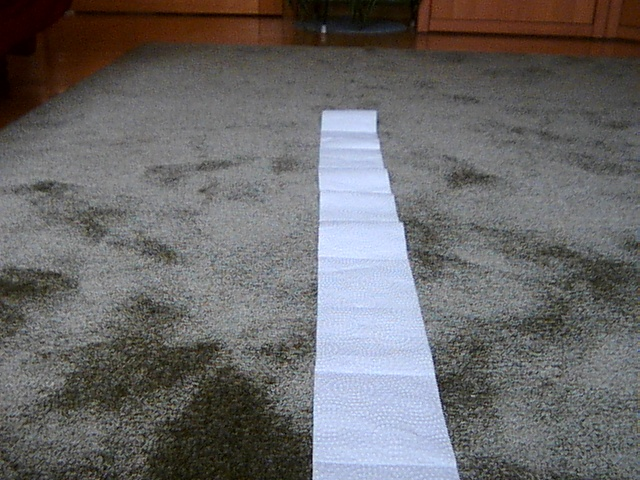
#> input picture Line_detection_testing/imag.jpg, 640 x 480 px
$ python testDiffMethods.py   (older library calls are emulated)
#> lines starting #> are read from the running program, lines starting #| are printed output that depends on the picture; after the words box and inside, x2 and y2 are one past the last pixel; in counts of white or black regions, pixels touching at a corner belong together
import cv2
import numpy as np

image1 = cv2.imread('imag.jpg')
#> image1 is the input picture: shape (480, 640, 3); mean B, G, R 105.7, 105, 106.4

img = cv2.cvtColor(image1, cv2.COLOR_BGR2GRAY)
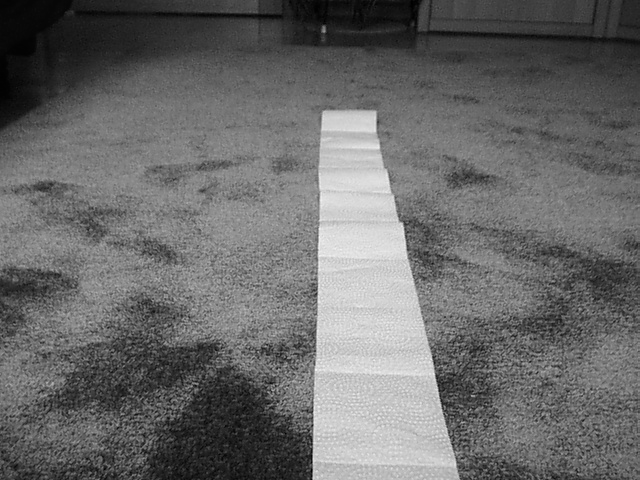
#> img: shape (480, 640); min 0, max 247, mean 105.5
cv2.imshow('1',img)

img2 = cv2.blur(img, (3, 3),)
cv2.imshow('2',img2)

ret, thresh1 = cv2.threshold(img2, 120, 255, cv2.THRESH_TOZERO)
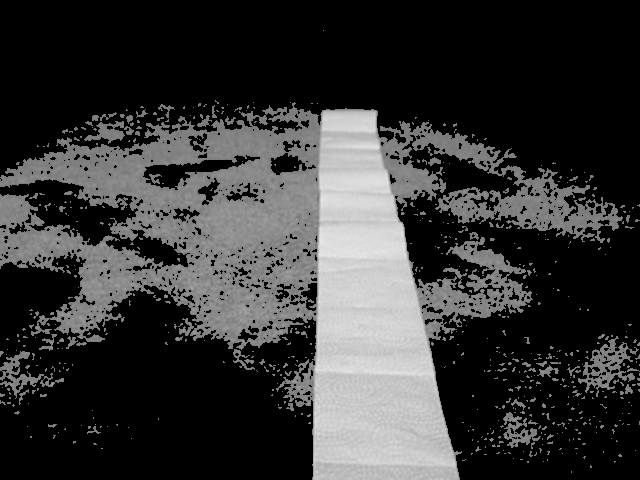
#> thresh1: shape (480, 640); min 0, max 231, mean 53.2
cv2.imshow('thresh1',thresh1)

ret, thresh11 = cv2.threshold(thresh1, 190, 255, cv2.THRESH_BINARY)
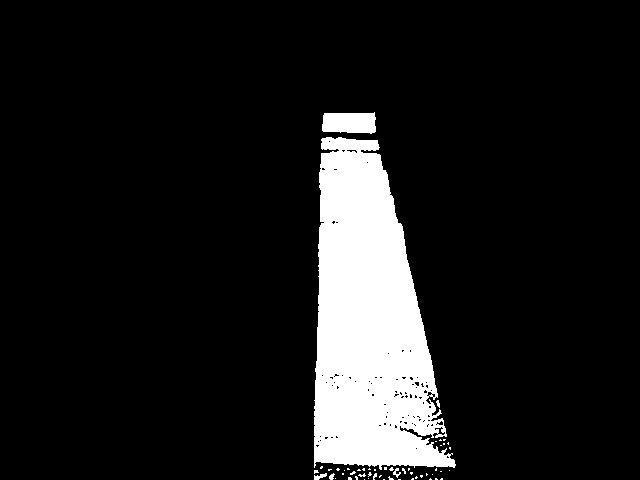
#> thresh11: shape (480, 640); 10.7% white; 53 white regions (47 under 20 px), largest, box (x1, y1, x2, y2) and area: (314, 137, 456, 470) 31546, (322, 112, 376, 134) 1034, (314, 473, 327, 480) 50, (393, 468, 401, 478) 36, (329, 473, 335, 480) 26, (436, 400, 440, 408) 20
cv2.imshow('thresh11',thresh11)

img3 = cv2.blur(thresh11, (3, 3),)
cv2.imshow('2',img3)

ret, thresh111 = cv2.threshold(img3, 190, 255, cv2.THRESH_BINARY)
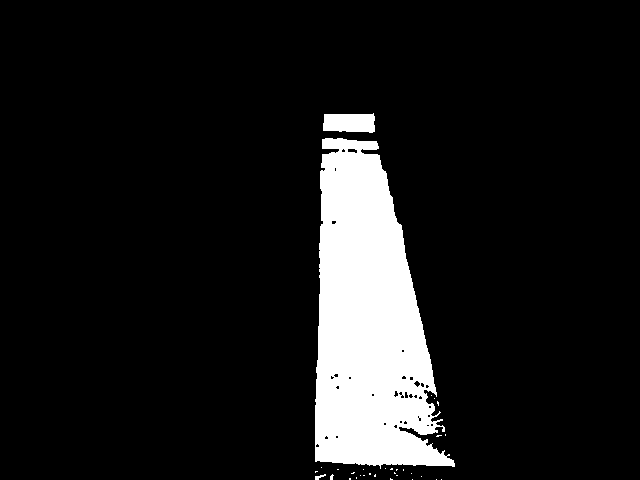
#> thresh111: shape (480, 640); 10.3% white; 32 white regions (29 under 20 px), largest, box (x1, y1, x2, y2) and area: (315, 138, 455, 469) 30558, (323, 113, 375, 133) 906, (315, 474, 326, 480) 31
cv2.imshow('thresh111',thresh111)


sobel=cv2.Sobel(thresh111,cv2.CV_64F,1,0,ksize=3)
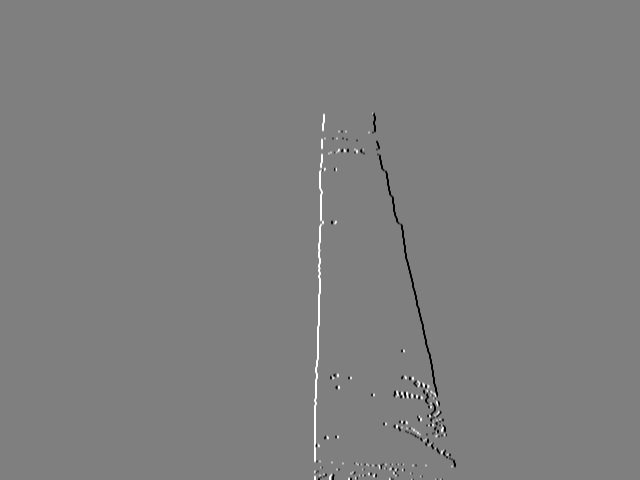
#> sobel: shape (480, 640) float64; min -1020, max 1020, mean 0; drawn with min black and max white
sobel2=cv2.Sobel(thresh111,cv2.CV_64F,0,1,ksize=3)
cv2.imshow('Sobel Image',sobel)
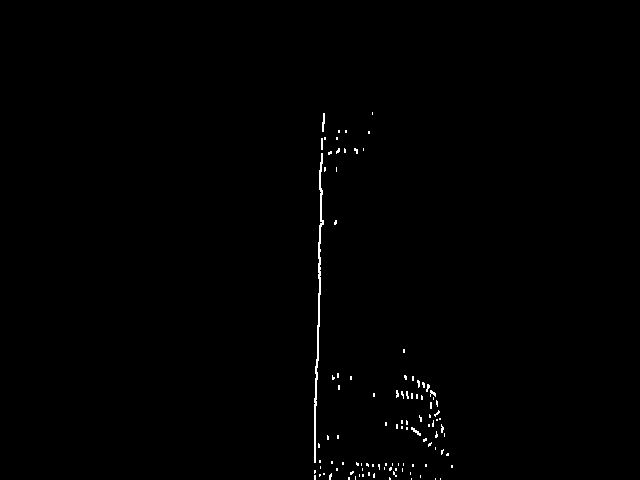
#> window 'Sobel Image': shape (480, 640); 0.52% white in thin lines or dots, all inside (x1, y1, x2, y2) = (314, 112, 453, 480)
cv2.imshow('Sobel Image2',sobel2)
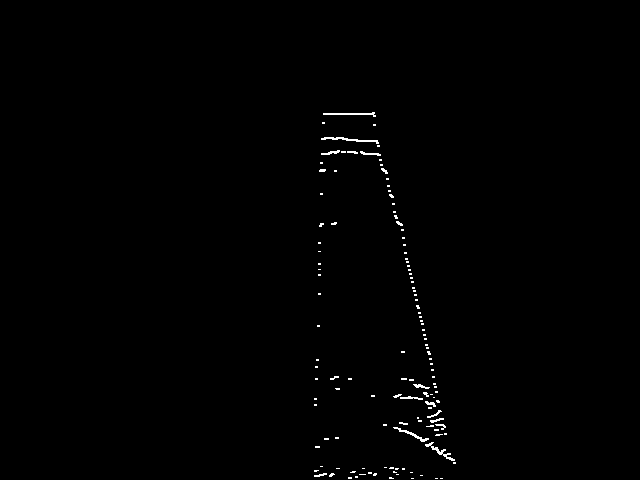
#> window 'Sobel Image2': shape (480, 640); 0.55% white in thin lines or dots, all inside (x1, y1, x2, y2) = (314, 112, 456, 479)


if cv2.waitKey(0) & 0xff == 27:
#> (key Esc is pressed here)
	cv2.destroyAllWindows()

"""Conclusions:
while working on grayscale image to extract a singular object (line) from photo best aproach is to thres_tozero and then thresh_binary
blurring both the grayscale image before threshholding and the image after threshholding creats a desired effect of mode unified body i.e clearer object detection
Sobel operator for edge detection is not a proper aproach due"""
